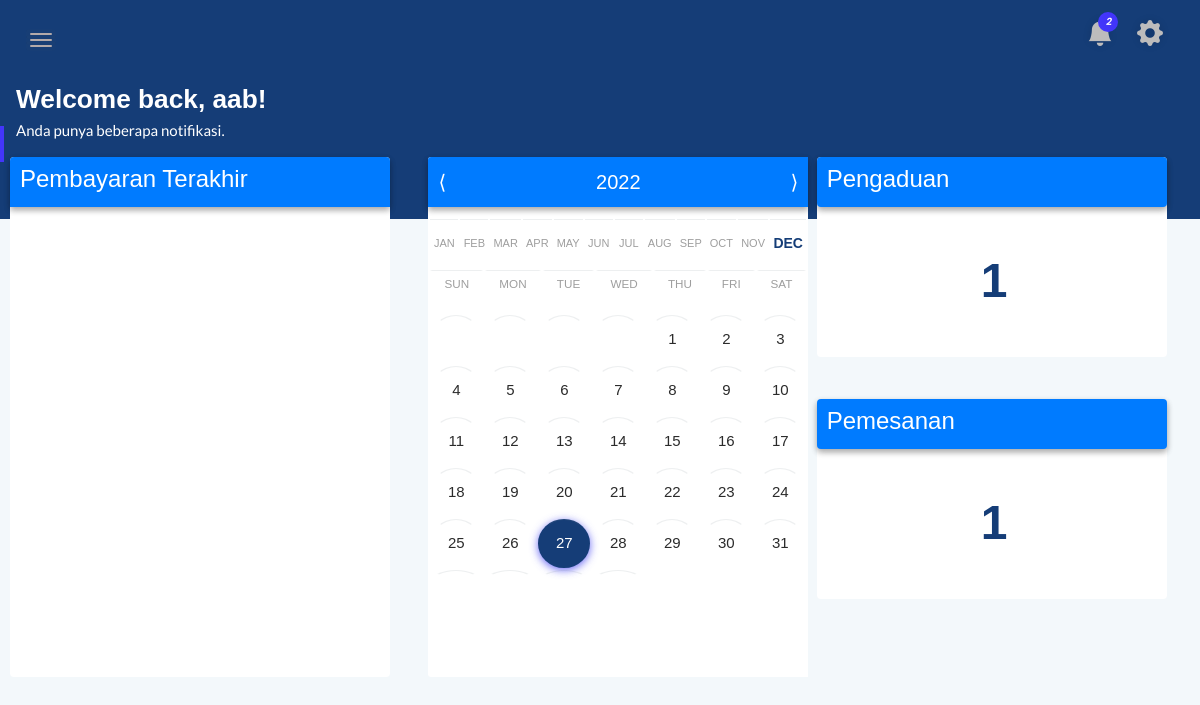
Before: /admin/ (signed in) with the older database file.
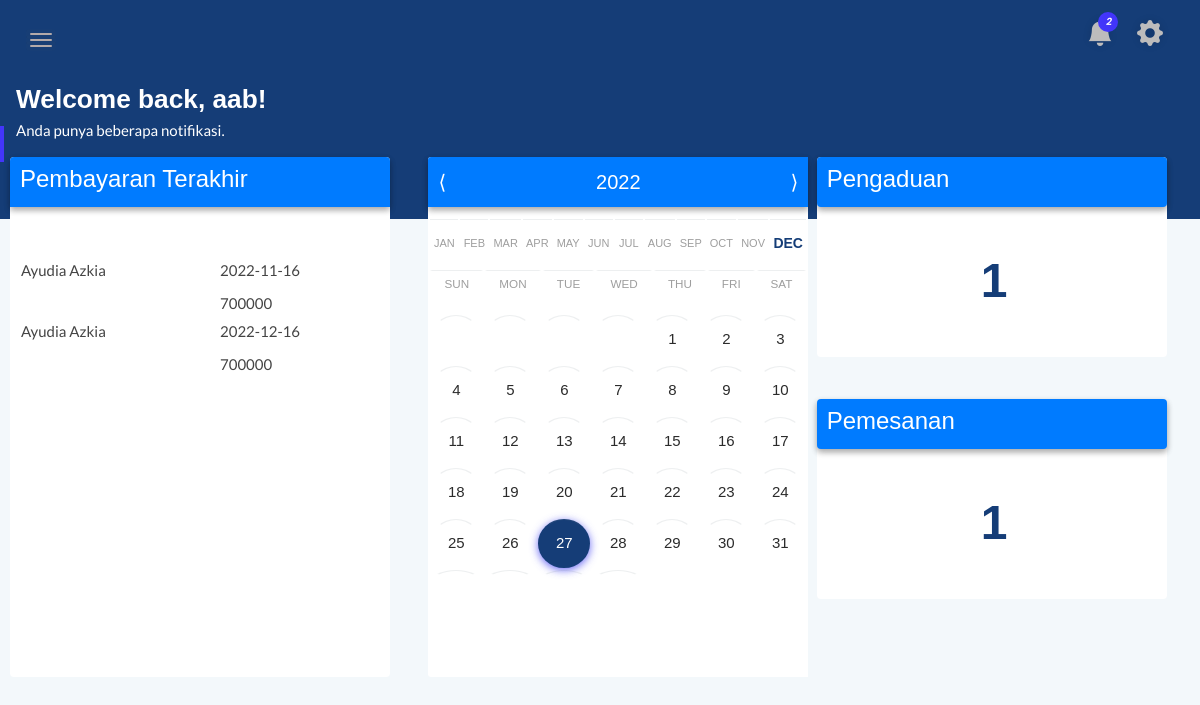
After: the same page with the newer database file.
### tables this page shows
CREATE TABLE `pembayaran` (
  `id_pembayaran` int(255) UNSIGNED NOT NULL,
  `id_user` int(255) UNSIGNED DEFAULT NULL,
  `kamar` char(255) NOT NULL,
  `tgl_pembayaran` date NOT NULL,
  `harga_kamar` varchar(255) NOT NULL,
  `foto_kuitansi` varchar(255) NOT NULL,
  `status_pembayaran` enum('Lunas','Belum Lunas') NOT NULL DEFAULT 'Belum Lunas'
);

CREATE TABLE `akun` (
  `id_user` int(255) UNSIGNED NOT NULL,
  `firstname` varchar(255) NOT NULL,
  `lastname` varchar(255) NOT NULL,
  `username` varchar(255) NOT NULL,
  `pass` varchar(255) NOT NULL,
  `no_hp` varchar(255) NOT NULL,
  `alamat` varchar(255) NOT NULL,
  `tgl_masuk` date DEFAULT NULL,
  `foto_profile` varchar(255) NOT NULL,
  `asal_kampus` varchar(255) NOT NULL,
  `hak_akses` char(1) NOT NULL DEFAULT '1',
  `no_kamar` char(255) NOT NULL DEFAULT 'Kosong',
  `status` enum('Aktif','Tidak Aktif') NOT NULL DEFAULT 'Tidak Aktif'
);

### admin/index.php (the view, shortened to what this page needs)
<!doctype html>
<html class="no-js" lang="en">
<head>
    <link href="https://cdn.jsdelivr.net/npm/bootstrap@5.2.3/dist/css/bootstrap.min.css" rel="stylesheet">
    <link rel="stylesheet" href="https://cdn.jsdelivr.net/npm/bootstrap-icons@1.10.2/font/bootstrap-icons.css">
    <link rel="stylesheet" href="css/bootstrap.min.css">
    <link rel="stylesheet" href="css/font-awesome.min.css">
    <link rel="stylesheet" href="css/themify-icons.css">
    <link rel="stylesheet" href="css/metisMenu.css">
    <link rel="stylesheet" href="css/owl.carousel.min.css">
    <link rel="stylesheet" href="css/slicknav.min.css">
    <link rel="stylesheet" href="https://cdn.datatables.net/1.13.1/css/jquery.dataTables.min.css">
    <link rel="stylesheet" href="https://www.amcharts.com/lib/3/plugins/export/export.css" type="text/css" media="all" />
    <link rel="stylesheet" href="css/typography.css">
    <link rel="stylesheet" href="css/default-css.css">
    <link rel="stylesheet" href="css/styles.css">
    <link rel="stylesheet" href="css/responsive.css">
    <link rel="stylesheet" href="css/calendar.css">
</head>
<body>
    <div class="page-container">
        <div class="main-content" style="min-height: 700px;">
            <div class="header-area">
                <div class="row align-items-center">
                    <div class="col-md-6 col-sm-8 clearfix">
                        <div class="nav-btn pull-left">
                            <span></span>
                            <span></span>
                            <span></span>
                        </div>
                    </div>
                    <div class="col-md-6 col-sm-4 clearfix">
                        <ul class="notification-area pull-right">
                            <li class="dropdown">
                                <i class="bi-bell-fill dropdown-toggle" data-toggle="dropdown">
                                    <span>2</span>
                                </i>
                            </li>
                            <li class="dropdown">
                                <i class="bi-gear-fill dropdown-toogle" data-toggle="dropdown"></i>
                            </li>
                        </ul>
                    </div>
                </div>
            </div>
            <div class="page-title-area">
                <div class="row align-items-center">
                    <div class="col-sm-6">
                        <div class="head-welcome-1">
                            <h1 class="head-title">
                                Welcome back, <?php echo $_SESSION['username'] ?>!
                            </h1>
                            <p class="head-subtitle">Anda punya beberapa notifikasi.</p>
                        </div>
                    </div>
                </div>
                <div class="row">
                    <div class="col-sm-4">
                        <div class="main-content-inner">
                            <div class="card">
                                <div class="card-head-1 align-items-center">
                                    <h4 class="head-title-card fs-title">Pembayaran Terakhir</h4>
                                </div>
                                <br>
                                <br>
                                <div class="card-body-1">
                                    <?php
                                    include 'database/config.php';
                                    $pembayaran = mysqli_query($conn, "SELECT * FROM `pembayaran` JOIN akun ON pembayaran.id_user = akun.id_user JOIN kamar ON akun.no_kamar = kamar.no_kamar JOIN jenis_kamar ON kamar.id_jenis_kamar = jenis_kamar.id_jenis_kamar WHERE pembayaran.status_pembayaran = 'Lunas' ORDER BY (CASE DAYOFWEEK(pembayaran.tgl_pembayaran) WHEN 1 THEN 7 ELSE DAYOFWEEK(pembayaran.tgl_pembayaran) END);");
                                    while ($data = mysqli_fetch_array($pembayaran)) {
                                    ?>
                                        <div class="row-in">
                                            <div class="column-in">
                                                <p> <?php echo $data['firstname'], " ", $data['lastname']; ?></p>
                                            </div>
                                            <div class="column-text">
                                                <p><?php echo $data['tgl_pembayaran'] ?></p>
                                                <br>
                                                <p><?php echo $data['harga_kamar'] ?></p>
                                            </div>
                                        </div>
                                    <?php
                                    }
                                    ?>
                                </div>
                            </div>
                        </div>
                    </div>
                    <div class="col-sm-4">
                        <div class="calendar-container">
                            <div class="calendar">
                                <div class="year-header">
                                    <span class="left-button" id="prev"> &lang; </span>
                                    <span class="year" id="label"></span>
                                    <span class="right-button" id="next"> &rang; </span>
                                </div>
                                <table class="months-table">
                                    <tbody>
                                        <tr class="months-row">
                                            <td class="month">Jan</td>
                                            <td class="month">Feb</td>
                                            <td class="month">Mar</td>
                                            <td class="month">Apr</td>
                                            <td class="month">May</td>
                                            <td class="month">Jun</td>
                                            <td class="month">Jul</td>
                                            <td class="month">Aug</td>
                                            <td class="month">Sep</td>
                                            <td class="month">Oct</td>
                                            <td class="month">Nov</td>
                                            <td class="month">Dec</td>
                                        </tr>
                                    </tbody>
                                </table>
                                <table class="days-table">
                                    <td class="day">Sun</td>
                                    <td class="day">Mon</td>
                                    <td class="day">Tue</td>
                                    <td class="day">Wed</td>
                                    <td class="day">Thu</td>
                                    <td class="day">Fri</td>
                                    <td class="day">Sat</td>
                                </table>
                                <div class="frame">
                                    <table class="dates-table">
                                        <tbody class="tbody">
                                        </tbody>
                                    </table>
                                </div>
                            </div>
                        </div>
                    </div>
                    <div class="col-sm-3">
                        <div class="main-content-inner">
                            <div class="card-info">
                                <?php
                                include 'database/config.php';
                                $pengaduan = mysqli_query($conn, "SELECT COUNT(id_pgd) AS jumlah_pengaduan FROM `pengaduan`;");
                                while ($hasil = mysqli_fetch_array($pengaduan)) {
                                ?>
                                    <div class="card-head align-items-center">
                                        <h4 class="head-title-card fs-info">Pengaduan</h4>
                                    </div>
                                    <br>
                                    <div class="card-body">
                                        <div class="col">
                                            <h3 class="text-inf f-w-info f-center">
                                                <?php
                                                echo $hasil['jumlah_pengaduan'];
                                                ?>
                                            </h3>
                                        </div>
                                    </div>
                                <?php
                                }
                                ?>
                            </div>
                            <br>
                            <br>
                            <div class="card-info">
                                <?php
                                include 'database/config.php';
                                $pemesanan = mysqli_query($conn, "SELECT COUNT(id_psn) AS jumlah_pemesanan FROM `pemesanan`;");
                                while ($hasil = mysqli_fetch_array($pemesanan)) {
                                ?>
                                    <div class="card-head align-items-center">
                                        <h4 class="head-title-card fs-info">Pemesanan</h4>
                                    </div>
                                    <br>
                                    <div class="card-body">
                                        <div class="col">
                                            <h3 class="text-inf f-w-info f-center">
                                                <?php
                                                echo $hasil['jumlah_pemesanan'];
                                                ?>
                                            </h3>
                                        </div>
                                    </div>
                                <?php
                                }
                                ?>
                            </div>
                        </div>
                    </div>
                </div>
            </div>
        </div>
    </div>
</body>
</html>

### admin/css/typography.css (style rules this page uses)
body { font-size: 14px; font-family: 'Lato', sans-serif; }
h1, h2, h3, h4, h5, h6 { margin: 0; font-family: 'Poppins', sans-serif; }
p { font-family: 'Lato', sans-serif; font-size: 15px; line-height: 26px; color: #444; margin-bottom: 0; }
ul, ol { margin-bottom: 0px; margin-top: 0px; padding: 0; }
ul { margin: 0; list-style-type: none; }

### admin/css/default-css.css (style rules this page uses)
* { margin: 0; padding: 0; box-sizing: border-box; }
*, *:before, *:after { -moz-box-sizing: border-box; -webkit-box-sizing: border-box; box-sizing: border-box; }
html { -webkit-font-smoothing: antialiased; }
body { background: #fff; font-weight: normal; -webkit-font-smoothing: antialiased; -webkit-text-size-adjust: 100%; }
:root { --primary-color: #4336FB; }

### admin/css/responsive.css (style rules this page uses)
@media (min-width: 1200px) and (max-width: 1364px) { .nav-btn { position: fixed; z-index: 99; left: 363px; background: #303641; padding: 14px; top: 0; margin: 0; } }
@media (min-width: 1200px) and (max-width: 1364px) { .nav-btn span { background: #fffbfb; } }
@media (min-width: 1200px) and (max-width: 1364px) { .sbar_collapsed .nav-btn { position: initial; background: none; padding: 0; margin: 10px 30px 0 0; } }
@media (min-width: 1200px) and (max-width: 1364px) { .sbar_collapsed .nav-btn span { background: #b3aaaa; } }
@media (min-width: 1200px) and (max-width: 1364px) { .main-content-inner { padding: 0 10px 50px; width: 100%; } }
@media (min-width: 1200px) and (max-width: 1364px) { .page-container, .sbar_collapsed.page-container { padding-left: 0; } }

### admin/css/calendar.css (style rules this page uses)
body { height: 100%; width: 100%; margin: 0; background: #005C97; background: -webkit-linear-gradient(left, #363795, #005C97); background: -moz-linear-gradient(left, #363795, #005C97); background: -o-linear-gradient(left, #363795, #005C97); background: linear-gradient(to right, #363795, #005C97); font-family: Helvetica; }
.calendar-container { float: left; position: relative; margin-left: 25px; height: 520px; background: #fff; font: 13px Helvetica, Arial, san-serif; display: inline-block; border-bottom-left-radius: 3px; border-top-left-radius: 3px; }
.calendar-container:after { clear: both; }
.calendar { display: table; height: 400px; width: 380px; }
.year-header { background: #007BFF; font-family: Arial, Helvetica, sans-serif; box-shadow: 0 3px 6px rgba(0, 0, 0, 0.16), 0 3px 6px rgba(0, 0, 0, 0.23); -moz-box-shadow: 0 3px 6px rgba(0, 0, 0, 0.16), 0 3px 6px rgba(0, 0, 0, 0.23); -webkit-box-shadow: 0 3px 6px rgba(0, 0, 0, 0.16), 0 3px 6px rgba(0, 0, 0, 0.23); height: 50px; text-align: center; position: relative; color: #fff; border-top-left-radius: 3px; }
.year-header span { display: inline-block; font-size: 20px; line-height: 50px; }
.left-button, .right-button { cursor: pointer; width: 28px; text-align: center; position: absolute; }
.left-button { left: 0; -webkit-border-top-left-radius: 5px; -moz-border-radius-topleft: 5px; border-top-left-radius: 5px; }
.right-button { right: 0; top: 0; -webkit-border-top-right-radius: 5px; -moz-border-radius-topright: 5px; border-top-right-radius: 5px; }
.days-table, .dates-table, .months-table { border-collapse: separate; text-align: center; width: 100%; margin-top: 10px; }
.day { height: 26px; width: 26px; padding: 0 10px; line-height: 26px; border: 2px solid transparent; text-transform: uppercase; font-size: 90%; color: #9e9e9e; }
.month { cursor: default; height: 26px; width: 26px; padding: 0 2px; padding-top: 10px; line-height: 26px; text-transform: uppercase; font-size: 11px; color: #9e9e9e; transition: all 250ms; }
.active-month { font-weight: bold; font-size: 14px; color: #153d77; }

Changed rows visible on the page:
now on this page (row edited): pembayaran: id_user.firstname "Ayudia", id_user.lastname "Azkia", tgl_pembayaran "2022-11-16", harga_kamar "700000"
added pembayaran: id_user.firstname "Ayudia", id_user.lastname "Azkia", tgl_pembayaran "2022-12-16", harga_kamar "700000"
